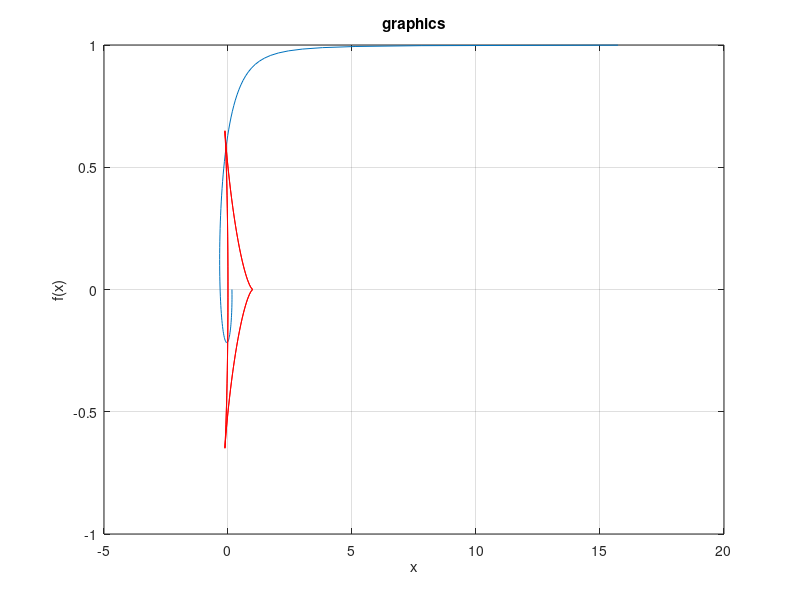

This figure's MATLAB source:
phi=linspace(0,2*pi,100);
r=phi.^(-1);
x=r.*cos(phi);
y=r.*sin(phi);
plot(x,y);
grid on;
xlabel('x');
ylabel('f(x)');
title('graphics');
hold on;
n=2;
m=2;
x=cos(phi.*n).*(cos(phi)).^m;
y=sin(phi.*n).*(sin(phi)).^m;
plot(x,y,'Color','r');